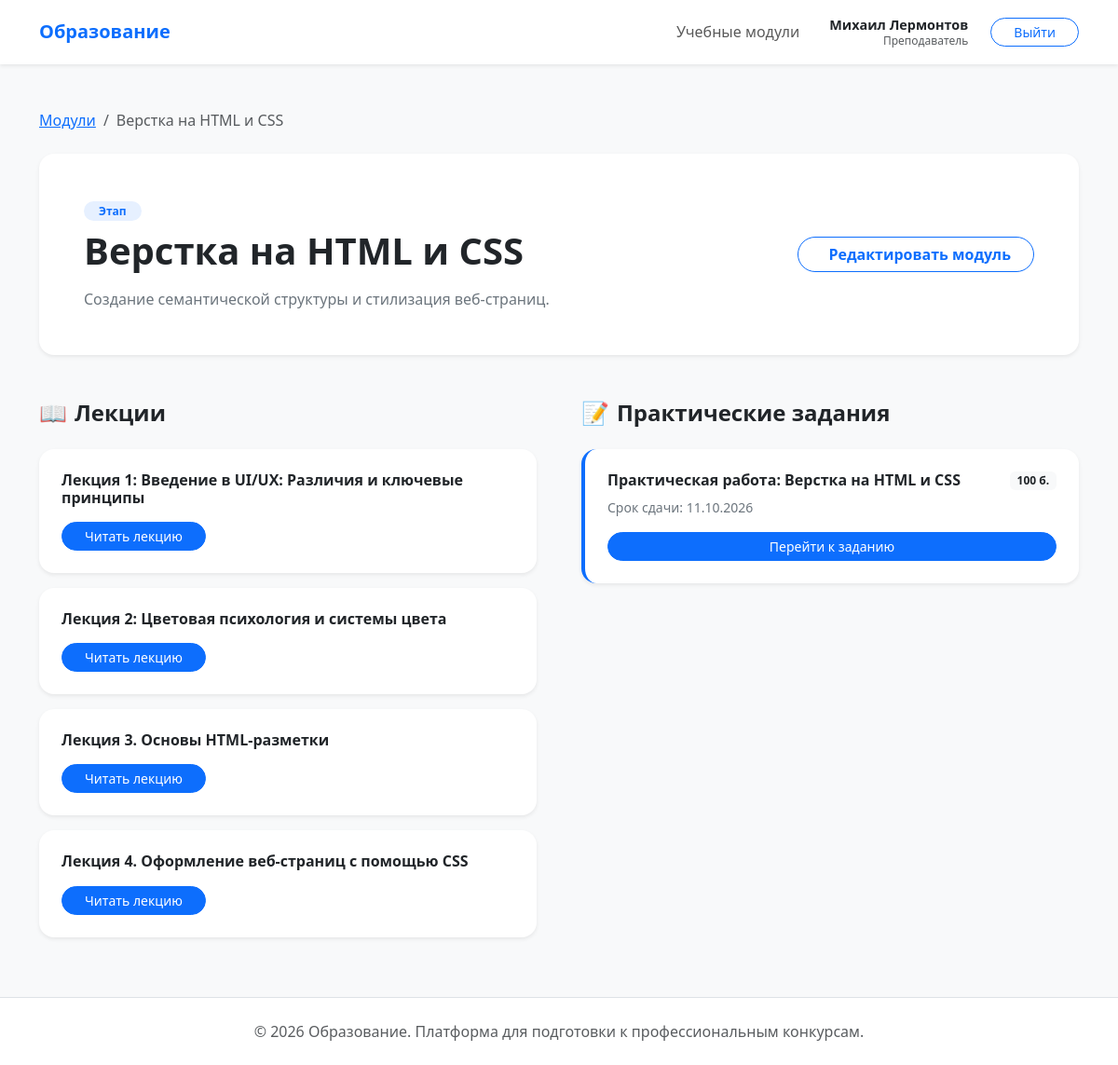
Page /curriculum/modules/2/ (signed in) on the committed database.
### users/models.py (models this page shows, shortened)
class User(AbstractUser, BaseModel):
    class Role(models.TextChoices):
        STUDENT = "student", "Обучающийся"
        TEACHER = "teacher", "Преподаватель"
        ADMIN = "admin", "Администратор"
    middle_name = models.CharField(max_length=150, blank=True, verbose_name="Отчество")
    role = models.CharField(
        max_length=10, choices=Role.choices, default=Role.STUDENT, verbose_name="Роль"
    )
    group = models.ForeignKey(
        StudentGroup,
        on_delete=models.SET_NULL,
        null=True,
        blank=True,
        related_name="students",
        verbose_name="Учебная группа",
    )
    class Meta:
        verbose_name = "Пользователь"
        verbose_name_plural = "Пользователи"
        ordering = ["last_name", "first_name"]

### curriculum/models.py (models this page shows, shortened)
class Module(BaseModel):
    title = models.CharField(max_length=38, verbose_name="Название модуля")
    description = models.TextField(verbose_name="Описание модуля")
    class Meta:
        verbose_name = "Учебный модуль"
        verbose_name_plural = "Учебные модули"
        ordering = ["title"]

class Lecture(BaseModel):
    module = models.ForeignKey(
        Module, on_delete=models.CASCADE, related_name="lectures", verbose_name="Модуль"
    )
    title = models.CharField(max_length=255, verbose_name="Название лекции")
    content = CKEditor5Field(verbose_name="Содержание лекции", config_name="default")
    class Meta:
        verbose_name = "Лекция"
        verbose_name_plural = "Лекции"
        ordering = ["title"]
        constraints = [
            models.UniqueConstraint(
                fields=["module", "title"], name="unique_lecture_title_per_module"
            )
        ]

class Task(BaseModel):
    module = models.ForeignKey(
        Module, on_delete=models.CASCADE, related_name="tasks", verbose_name="Модуль"
    )
    title = models.CharField(max_length=255, verbose_name="Название задания")
    description = models.TextField(verbose_name="Техническое задание")
    deadline = models.DateField(verbose_name="Крайний срок сдачи")
    max_score = models.PositiveIntegerField(
        default=100, verbose_name="Максимальный балл"
    )
    class Meta:
        verbose_name = "Задание"
        verbose_name_plural = "Задания"
        ordering = ["deadline"]
        constraints = [
            models.UniqueConstraint(
                fields=["module", "title"], name="unique_task_title_per_module"
            )
        ]

### curriculum/views.py (the view)
# urls.py: path("modules/<int:pk>/", ModuleDetailView.as_view(), name="module_detail"),
class ModuleDetailView(LoginRequiredMixin, DetailView):
    model = Module
    template_name = "curriculum/module_detail.html"
    context_object_name = "module"
    def get_queryset(self) -> QuerySet:
        return Module.objects.prefetch_related("lectures", "tasks")

### templates/curriculum/module_detail.html (shortened to what this page needs)
{% extends 'base.html' %}
{% block content %}
<div class="row">
    <div class="col-12">
        <nav aria-label="breadcrumb" class="mb-4">
            <ol class="breadcrumb">
                <li class="breadcrumb-item"><a href="{% url 'curriculum:module_list' %}">Модули</a></li>
                <li class="breadcrumb-item active">{{ module.title }}</li>
            </ol>
        </nav>
        <div class="card border-0 shadow-sm rounded-4 p-5 mb-5 bg-white">
            <div class="row align-items-center">
                <div class="col-md-8">
                    <span class="badge bg-primary bg-opacity-10 text-accent rounded-pill px-3 mb-2">Этап {{ module.order }}</span>
                    <h1 class="fw-bold mb-3">{{ module.title }}</h1>
                    <p class="text-secondary mb-0">{{ module.description }}</p>
                </div>
                {% if user.role == 'teacher' or user.is_staff %}
                    <div class="col-md-4 text-md-end mt-3 mt-md-0">
                        <a href="{% url 'curriculum:module_edit' module.id %}" class="btn btn-outline-primary btn-rounded fw-bold px-4">
                            Редактировать модуль
                        </a>
                    </div>
                {% endif %}
            </div>
        </div>
        <div class="row g-5">
            <div class="col-lg-6">
                <h4 class="fw-bold mb-4 d-flex align-items-center">
                    <span class="text-accent me-2">📖</span> Лекции
                </h4>
                {% for lecture in module.lectures.all %}
                    <div class="card border-0 shadow-sm rounded-4 p-4 mb-3 bg-white">
                        <h6 class="fw-bold mb-3">{{ lecture.title }}</h6>
                        <div class="d-flex justify-content-between align-items-center">
                            <a href="{% url 'curriculum:lecture_detail' lecture.id %}"
                               class="btn btn-primary btn-sm btn-rounded px-4">
                                Читать лекцию
                            </a>
                        </div>
                    </div>
                {% empty %}
                    <div class="text-center p-4 bg-light rounded-4">
                        <p class="text-muted mb-0">Лекции пока не добавлены.</p>
                    </div>
                {% endfor %}
            </div>
            <div class="col-lg-6">
                <h4 class="fw-bold mb-4 d-flex align-items-center">
                    <span class="text-accent me-2">📝</span> Практические задания
                </h4>
                {% for task in module.tasks.all %}
                <div class="card border-0 shadow-sm rounded-4 p-4 mb-3 bg-white border-start border-primary border-4">
                    <div class="d-flex justify-content-between align-items-start mb-2">
                        <h6 class="fw-bold mb-0">{{ task.title }}</h6>
                        <span class="badge bg-light text-dark">{{ task.max_score }} б.</span>
                    </div>
                    <p class="text-secondary small mb-3">Срок сдачи: {{ task.deadline|date:"d.m.Y" }}</p>
                    <a href="{% url 'solutions:task_detail' task.id %}" class="btn btn-primary btn-sm btn-rounded px-4">
                        Перейти к заданию
                    </a>
                </div>
                {% empty %}
                <p class="text-muted">Задания отсутствуют.</p>
                {% endfor %}
            </div>
        </div>
    </div>
</div>
{% endblock %}

### templates/includes/header.html (shortened to what this page needs)
<nav class="navbar navbar-expand-lg navbar-light bg-white shadow-sm">
    <div class="container">
        <a class="navbar-brand fw-bold text-accent" href="{% url 'core:index' %}">Образование</a>
        <div class="collapse navbar-collapse" id="navbarNav">
            <ul class="navbar-nav ms-auto align-items-center">
                {% if user.is_authenticated %}
                    <li class="nav-item">
                        <a class="nav-link" href="{% url 'curriculum:module_list' %}">Учебные модули</a>
                    </li>
                    <li class="nav-item ms-lg-4 me-lg-2">
                        <span class="navbar-text d-flex flex-column align-items-lg-end line-height-sm">
                            {% if user.is_superuser %}
                                <span class="badge bg-dark rounded-pill fw-bold">Администратор</span>
                            {% else %}
                                <span class="fw-bold text-dark" style="font-size: 0.9rem;">
                                    {{ user.first_name }} {{ user.last_name }}
                                </span>
                                <small class="text-muted" style="font-size: 0.75rem; margin-top: -3px;">
                                    {% if user.role == 'teacher' %}Преподаватель{% else %}Обучающийся{% endif %}
                                </small>
                            {% endif %}
                        </span>
                    </li>
                    <li class="nav-item ms-3">
                        <form action="{% url 'users:logout' %}" method="post">
                            <button type="submit" class="btn btn-outline-primary btn-rounded btn-sm px-4">Выйти</button>
                        </form>
                    </li>
                {% else %}
                    <li class="nav-item">
                        <a class="btn btn-primary btn-rounded px-4" href="{% url 'users:login' %}">Войти</a>
                    </li>
                {% endif %}
            </ul>
        </div>
    </div>
</nav>

### templates/base.html (style rules this page uses)
body { background-color: #f8f9fa; font-family: 'Segoe UI', Tahoma, Geneva, Verdana, sans-serif; display: flex; flex-direction: column; min-height: 100vh; }
.btn-rounded { border-radius: 50rem; }
.text-accent { color: #0d6efd; }
.rounded-4 { border-radius: 1rem !important; }

### rows in the picture
User: first_name "Михаил", last_name "Лермонтов"
Module: title "Верстка на HTML и CSS", description "Создание семантической структуры и стилизация веб-страниц."
Lecture: title "Лекция 1: Введение в UI/UX: Различия и ключевые принципы"
Lecture: title "Лекция 2: Цветовая психология и системы цвета"
Lecture: title "Лекция 3. Основы HTML-разметки"
Lecture: title "Лекция 4. Оформление веб-страниц с помощью CSS"
Task: title "Практическая работа: Верстка на HTML и CSS", max_score "100", deadline "11.10.2026"
